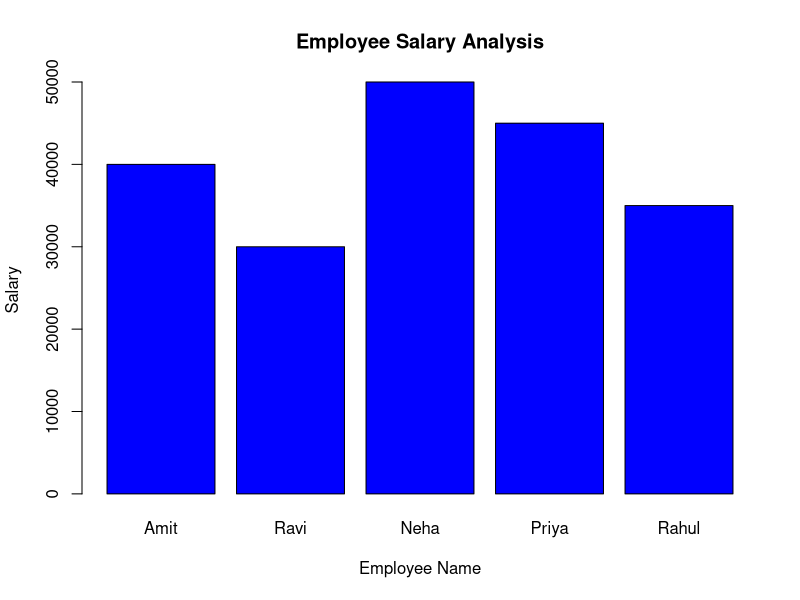

Recreate this plot in R.
# Employee Salary Analysis Project

# Step 1: Create dataset
id <- c(1,2,3,4,5)
name <- c("Amit","Ravi","Neha","Priya","Rahul")
department <- c("IT","HR","IT","Finance","HR")
salary <- c(40000,30000,50000,45000,35000)

employee <- data.frame(id,name,department,salary)

# View dataset
print(employee)

# Step 2: Basic analysis

# Average salary
avg_salary <- mean(employee$salary)
print(avg_salary)

# Maximum salary
max_salary <- max(employee$salary)
print(max_salary)

# Minimum salary
min_salary <- min(employee$salary)
print(min_salary)

# Step 3: Department wise count
dept_count <- table(employee$department)
print(dept_count)

# Step 4: Filter IT department
it_employees <- employee[employee$department=="IT", ]
print(it_employees)

# Step 5: Bar chart
barplot(employee$salary,
        names.arg=employee$name,
        col="blue",
        main="Employee Salary Analysis",
        xlab="Employee Name",
        ylab="Salary")

# Step 6: Save dataset
write.csv(employee, "employee_data.csv", row.names = FALSE)
